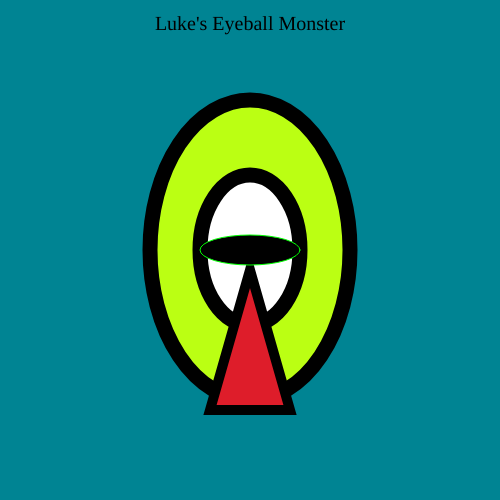
Frame 1 (no input)
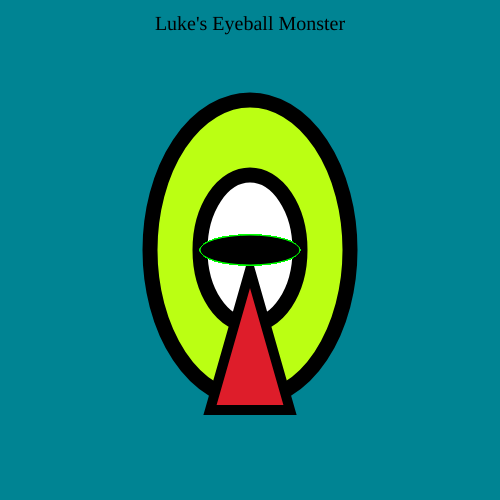
Frame 60 (no input)
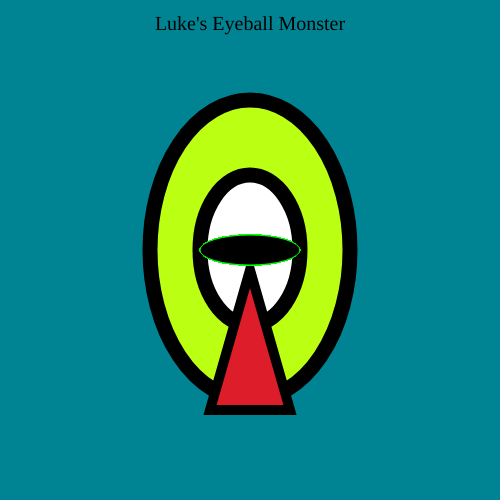
Frame 120 (the mouse pressed at the canvas centre since frame 60)

The p5.js sketch that drew these frames (run headless with seeded random() and noise() and a simulated clock; from frame 60 on, the mouse is pressed at the canvas centre):

// p5.js sketch
// ── sketch.js
function setup() {
    // Setup basics
    createCanvas(500,500);
    background(0,132,147);

    // Body
    push();
    translate(250,250);
    strokeWeight(15);
    ellipseMode(CENTER);
    fill(187, 255, 19);
    ellipse(0, 0, 200, 300);
    pop();

    // Eyeball
    push();
    translate(250, 250);
    strokeWeight(15);
    ellipseMode(CENTER);
    fill(255, 255, 255);
    ellipse(0, 0, 100, 150);
    pop();

    // Mouth?
    push();
    translate(250, 250);
    strokeWeight(10);
    fill(222, 29, 42);
    triangle(-40, 160, 0, 20, 40, 160);
    pop();

    //NAME
    push();
    textAlign(CENTER);
    textSize(20);
    textFont("Serif");
    text("Luke's Eyeball Monster", 250, 30);
    pop();


}
    // Pupil
function draw() {
    fill(0, 0, 0);
    stroke(0, 255, 0);
    ellipse(250,250,100,30);


}
